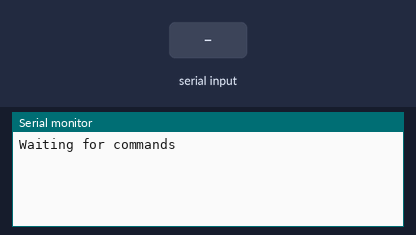
Bench run of a sketch on a simulated ESP32. On the bench: the last lines printed to the serial monitor. Inputs (shaded band) come from the test bench.

Above: at 1.2 s.
1.3 s: "<90,45>" received over Serial
At 2.2 s:
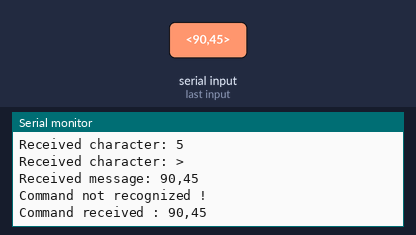
2.8 s: "<5>" received over Serial
At 4.0 s:
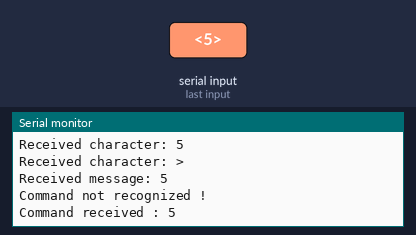
4.3 s: "<F90>" received over Serial
At 5.5 s:
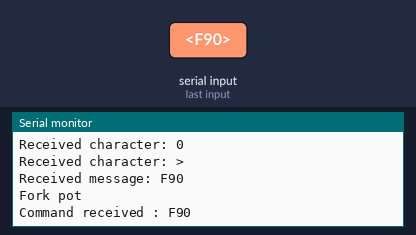
5.8 s: "<F,45>" received over Serial
At 6.7 s:
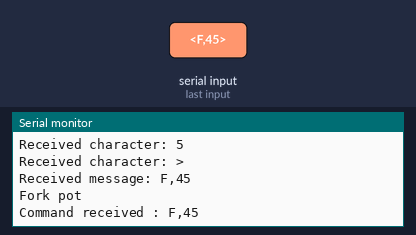
7.3 s: "<f90>" received over Serial
At 7.8 s:
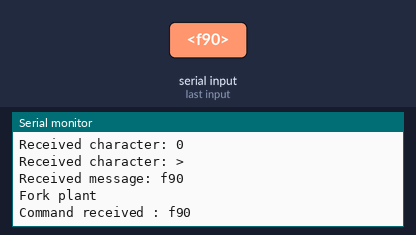
8.8 s: "<f,45>" received over Serial
At 10.2 s:
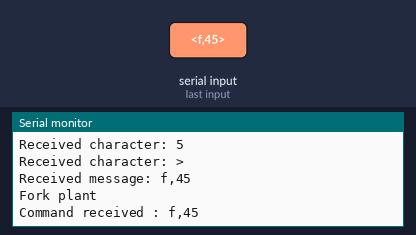
Timing chart, 0 to 11.3 s (numbered marks = the images above; inputs shaded):
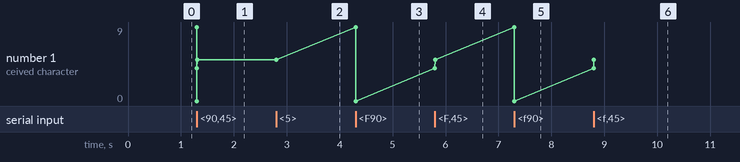

The sketch:

Test_communication.ino
```cpp
// Serial input variables
const byte numChars = 10;
char receivedChars[numChars];
boolean newData = false;

void setup() {
  // Démarrez la communication série avec une vitesse de 115200 bauds
  Serial.begin(115200);
  while(!Serial);
  Serial.println("Waiting for commands");
}

void loop() {
  // Si des données sont disponibles sur le port série
  recvWithStartEndMarkers();
  //recChatGPT();

  if(newData){
    handleCommand(receivedChars);
    newData = false;
  }
}

// Code from Robin2 on arduino's website : Serial Input Basics
void recvWithStartEndMarkers() {
  static boolean recvInProgress = false;
  static byte ndx = 0;
  char startMarker = '<';
  char endMarker = '>';
  char rc;

  while (Serial.available() > 0) {  // Serial.available() > 0 && newData == false) {
    rc = Serial.read();
    Serial.printf("Received character: %c\n", rc);

    if (recvInProgress == true) {
      if (rc != endMarker) {
        receivedChars[ndx] = rc;
        ndx++;
        if (ndx >= numChars) {
          ndx = numChars - 1;
        }
      } else {
        receivedChars[ndx] = '\0';  // terminate the string
        recvInProgress = false;
        ndx = 0;
        newData = true;
        Serial.printf("Received message: %s\n", receivedChars);
      }
    } else if (rc == startMarker) {
      recvInProgress = true;
    }
  }
}

void recChatGPT() {
  if (Serial.available() > 0) {
    // Lire la commande depuis le port série
    String commande = Serial.readStringUntil('\n');

    // Trouver les indices du début et de la fin de la commande
    int debut = commande.indexOf('<');
    int fin = commande.indexOf('>');
    // Si les indices sont valides et dans le bon ordre
    if (debut != -1 && fin != -1 && debut < fin) {
      // Extraire la partie de la commande entre les marqueurs < et >
      String commandeExtraite = commande.substring(debut + 1, fin);

      // Afficher la commande extraite
      Serial.println(commandeExtraite);
      newData = true;
    } else {
      // Marqueurs manquants ou dans le mauvais ordre
      Serial.println("Commande mal formée");
    }
  }
}

void handleCommand(char *string) {
  char command;
  int value;
  sscanf(string, "%c-%d", &command, &value);

  switch (command) {
    case 'F':  // Fork pot
      Serial.println("Fork pot");
      break;
    case 'f':  // Fork plant
      Serial.println("Fork plant");
      break;
    case 'G':  // Plants gripper
      Serial.println("Plants gripper");
      break;
    case 'T':  // Forks translation
      Serial.println("Plants translation");
      break;
    default:
      Serial.println("Command not recognized !");
      break;
  }
  Serial.printf("Command received : %s\n", string);
}
```

Measured:
- after the input at 1.3 s, the serial monitor: prints a new line at once (image 1)
- after the input at 2.8 s, the serial monitor: prints a new line at once (image 2)
- after the input at 4.3 s, the serial monitor: prints a new line at once (image 3)
- after the input at 5.8 s, the serial monitor: prints a new line at once (image 4)
- after the input at 7.3 s, the serial monitor: prints a new line at once (image 5)
- after the input at 8.8 s, the serial monitor: prints a new line at once (image 6)
